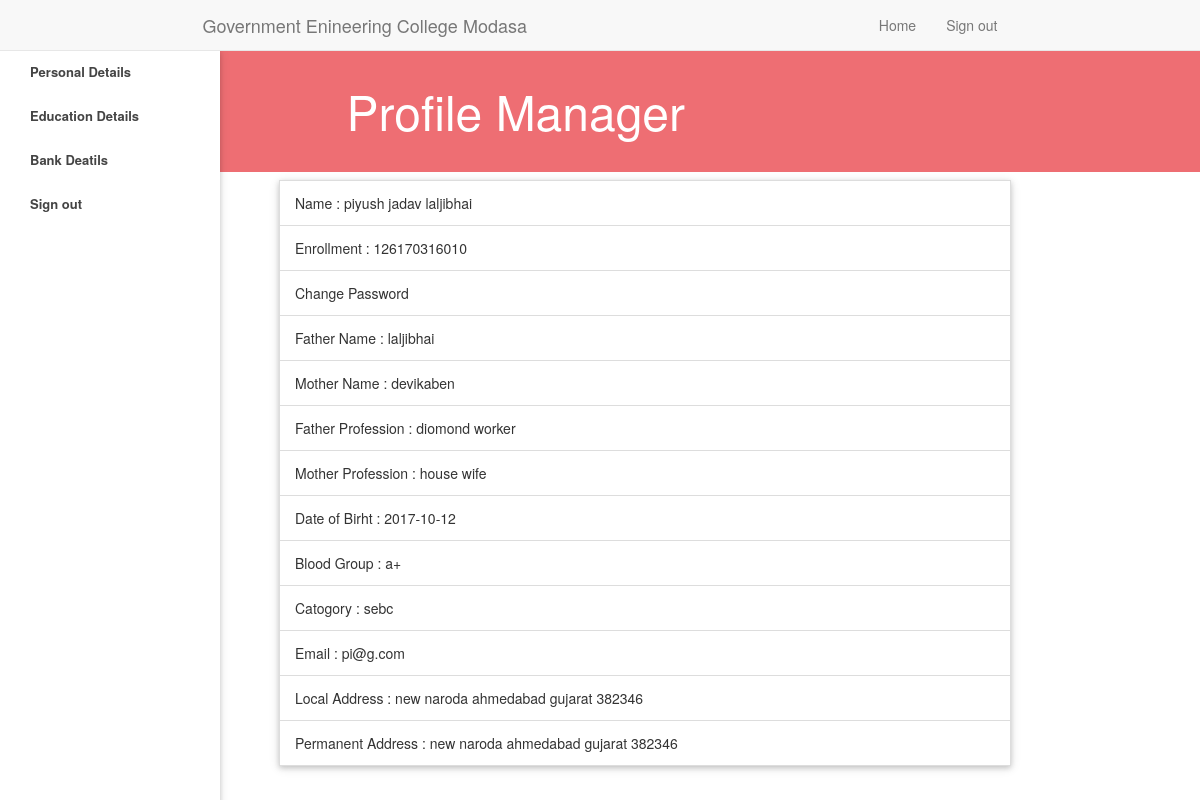
Screenshot of /sp/profile.php (signed in) with the database file from the repository.
### tables this page shows
CREATE TABLE `student` (
  `enrollment` double NOT NULL,
  `password` varchar(30) NOT NULL,
  `con_password` varchar(30) NOT NULL,
  `fname` varchar(30) NOT NULL,
  `mname` varchar(30) NOT NULL,
  `lname` varchar(30) NOT NULL,
  `father_name` varchar(30) NOT NULL,
  `mother_name` varchar(30) NOT NULL,
  `f_profession` varchar(50) NOT NULL,
  `m_profession` varchar(50) NOT NULL,
  `dob` date NOT NULL,
  `blood_group` varchar(20) NOT NULL,
  `catogory` varchar(20) NOT NULL,
  `gender` varchar(20) NOT NULL,
  `contact_num` double NOT NULL,
  `contact_num_opt` double NOT NULL,
  `email` varchar(50) NOT NULL,
  `p_street` varchar(50) NOT NULL,
  `p_city` varchar(30) NOT NULL,
  `p_state` varchar(30) NOT NULL,
  `p_pincode` double NOT NULL,
  `l_street` varchar(50) NOT NULL,
  `l_city` varchar(30) NOT NULL,
  `l_state` varchar(30) NOT NULL,
  `l_pincode` double NOT NULL,
  `ssc` float NOT NULL,
  `hsc` float NOT NULL,
  `guj_per` float NOT NULL,
  `guj_merit` float NOT NULL,
  `acpc_merit` float NOT NULL,
  `d2d_cgpa` float NOT NULL,
  `year_of_admission` varchar(30) NOT NULL,
  `d2d` varchar(20) NOT NULL,
  `branch` varchar(30) NOT NULL,
  `division` varchar(30) NOT NULL,
  `sem` int(11) NOT NULL,
  `sem1` float NOT NULL,
  `sem2` float NOT NULL,
  `sem3` float NOT NULL,
  `sem4` float NOT NULL,
  `sem5` float NOT NULL,
  `sem6` float NOT NULL,
  `sem7` float NOT NULL,
  `sem8` float NOT NULL,
  `cpi` float NOT NULL,
  `cgpa` float NOT NULL,
  `tfws` varchar(20) NOT NULL,
  `commuting` varchar(20) NOT NULL,
  `hosteler` varchar(20) NOT NULL,
  `jnk` varchar(20) NOT NULL,
  `nss` varchar(20) NOT NULL,
  `ncc` varchar(20) NOT NULL,
  `account_num` double NOT NULL,
  `ifsc` varchar(20) NOT NULL,
  `bank_name` varchar(30) NOT NULL,
  `bank_branch` varchar(30) NOT NULL,
  `adhar_num` double NOT NULL,
  `election_num` double NOT NULL,
  `seeded` varchar(20) NOT NULL
);

### sp/core.inc.php (called while the page is built, shortened)
<?php
function login(){
	if (isset($_SESSION['user_id']) && !empty($_SESSION['user_id'])) {
		return true;
	}else {
		return false;
	}
 }
 function getfield($field){
 	global $con;
 	$query = "SELECT `$field` FROM `student` WHERE `enrollment` = '".$_SESSION['user_id']."' ";
 	$query_run = mysqli_query($con,$query);
 	if ($query_run) {
 		while ($row = mysqli_fetch_assoc($query_run)) {
 				$result = $row[$field];
 		}
 		return $result;
 	}
 }
 ?>

### sp/profile.php (the view, shortened to what this page needs)
<!DOCTYPE html>
<html>
<head>
  <?php require './master/header.php'; ?>
  	<link rel="stylesheet" type="text/css" href="./libs/css/materialize.min.css" />
</head>
<body>
<?php
	require 'connect.inc.php';
	require 'core.inc.php';
	require './master/profile-navbar.php';
	if (login()) {
		$father_name = getfield('father_name');
		$mother_name = getfield('mother_name');
		$f_profession = getfield('f_profession');
		$m_profession = getfield('m_profession');
		$dob = getfield('dob');
		$blood_group = getfield('blood_group');
		$catogory = getfield('catogory');
		$email = getfield('email');
		$l_street = getfield('l_street');
		$l_city = getfield('l_city');
		$l_state = getfield('l_state');
		$l_pincode = getfield('l_pincode');
		$p_street = getfield('p_street');
		$p_city = getfield('p_city');
		$p_state = getfield('p_state');
		$p_pincode = getfield('p_pincode');
?>
<header style="margin-top:50px;">
	 <ul  class="side-nav fixed" id="nav-mobile" style="width:220px;margin-top:50px;" >
       <li class="bold "><a href="./profile.php" class="waves-effect waves-blue">Personal Details</a></li>
       <li class="bold"><a href="#p2" id="edu" class="waves-effect waves-blue">Education Details</a></li>
       <li class="bold"><a href="#p3" id="bank" class="waves-effect waves-blue">Bank Deatils</a></li>
       <li class="bold"><a href="logout.php" class="waves-effect waves-red">Sign out</a></li>
    </ul>
      <nav class="top-nav">
          <div class="container">
            <div class="nav-wrapper">
              <a class="page-title">Profile Manager</a>
            </div>
          </div>
        </nav>
</header>
<main style="padding-left:90px;">
    <div class="container">
   		<div id="p1">
   		<ul class="collapsible" data-collapsible="accordion">
   				<li>
			         <div class="collapsible-header"><i class=""></i>Name :
			          <?php
			          		$fname = getfield('fname'); echo $fname."\t";
			          		$mname = getfield('mname'); echo $mname."\t";
			          		$lname = getfield('lname'); echo $lname."\t";
			          ?>
			         </div>
       			</li>
   				<li>
         			<div class="collapsible-header"><i class=""></i>Enrollment : <?php $en = getfield('enrollment'); echo $en; ?> </div>
       			</li>
       			<li>
         			<div class="collapsible-header"><i class=""></i>Change Password  </div>
       			</li>
       			<li>
         			<div class="collapsible-header"><i class=""></i>Father Name : <?php echo $father_name; ?>  </div>
       			</li>
       			<li>
         			<div class="collapsible-header"><i class=""></i>Mother Name : <?php echo $mother_name; ?> </div>
       			</li>
       			<li>
         			<div class="collapsible-header"><i class=""></i>Father Profession : <?php echo $f_profession; ?>  </div>
       			</li>
       			<li>
         			<div class="collapsible-header"><i class=""></i>Mother Profession : <?php echo $m_profession; ?> </div>
       			</li>
       			<li>
         			<div class="collapsible-header"><i class=""></i>Date of Birht : <?php echo $dob; ?> </div>
       			</li>
       			<li>
         			<div class="collapsible-header"><i class=""></i>Blood Group : <?php echo $blood_group; ?>  </div>
       			</li>
       			<li>
         			<div class="collapsible-header"><i class=""></i>Catogory : <?php echo $catogory; ?> </div>
       			</li>
       			<li>
			         <div class="collapsible-header"><i class=""></i>Email : <?php echo $email; ?> </div>
		       </li>
		       <li>
			         <div class="collapsible-header"><i class=""></i>Local Address : <?php
			         		echo $l_street."\t".$l_city."\t".$l_state."\t".$l_pincode;
			          ?>  </div>
       			</li>
       			<li>
			         <div class="collapsible-header"><i class=""></i>Permanent Address :
			         <?php
			         	echo $p_street."\t".$p_city."\t".$p_state."\t".$p_pincode;
			          ?>
			         </div>
       			</li>
       	</ul>
   		</div>
    </div>
</main>
<?php
	}else{
		header('location:index.php');
	}
 ?>
</body>
</html>

### sp/master/header.php (shortened to what this page needs)
<link rel="stylesheet" href="https://maxcdn.bootstrapcdn.com/bootstrap/3.3.7/css/bootstrap.min.css">

### sp/master/profile-navbar.php (shortened to what this page needs)
<div class="navbar navbar-default navbar-fixed-top "  >
	<div class="container">
	<a href="#" class="navbar-brand">Government Enineering College  Modasa</a>
		<div class="collapse navbar-collapse navHeaderCollapse" >
			<ul class="nav navbar-nav navbar-right">
				<li><a href="index.php" class="active">Home</a></li>
				<li ><a href="logout.php">Sign out</a></li>
			</ul>
		</div>
	</div>
</div>

### rows the page displays
student: fname "piyush", mname "jadav", lname "laljibhai", enrollment "126170316010", father_name "laljibhai", mother_name "devikaben", f_profession "diomond worker", m_profession "house wife", dob "2017-10-12", blood_group "a+", catogory "sebc", email "pi@g.com", l_street "new naroda", l_city "ahmedabad", l_state "gujarat", l_pincode "382346", p_street "new naroda", p_city "ahmedabad", p_state "gujarat", p_pincode "382346"
